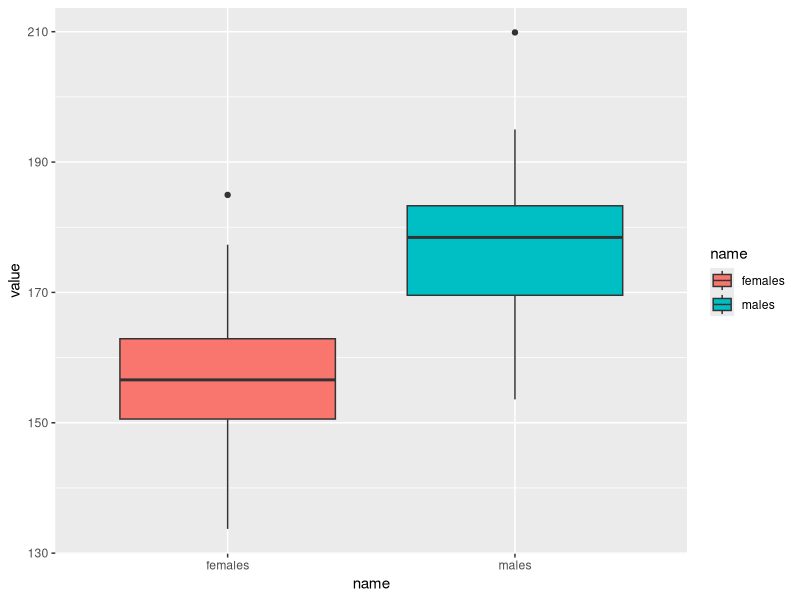
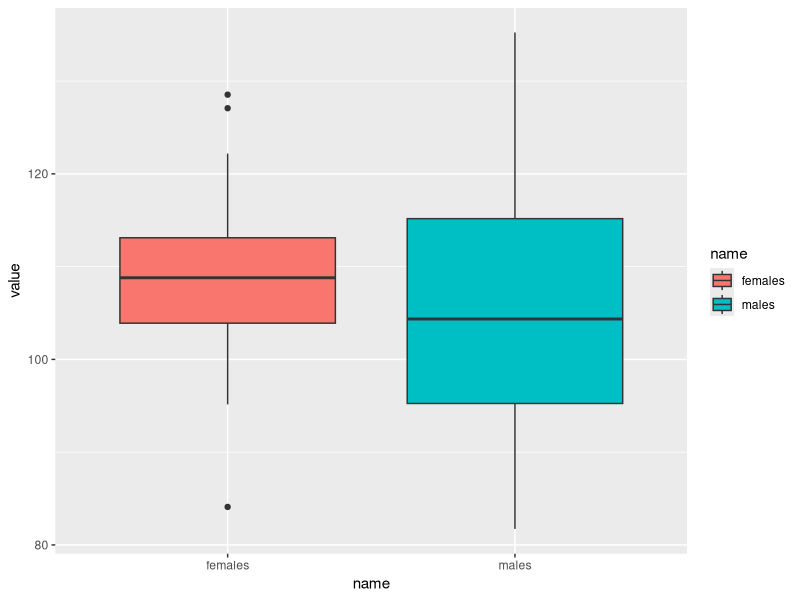
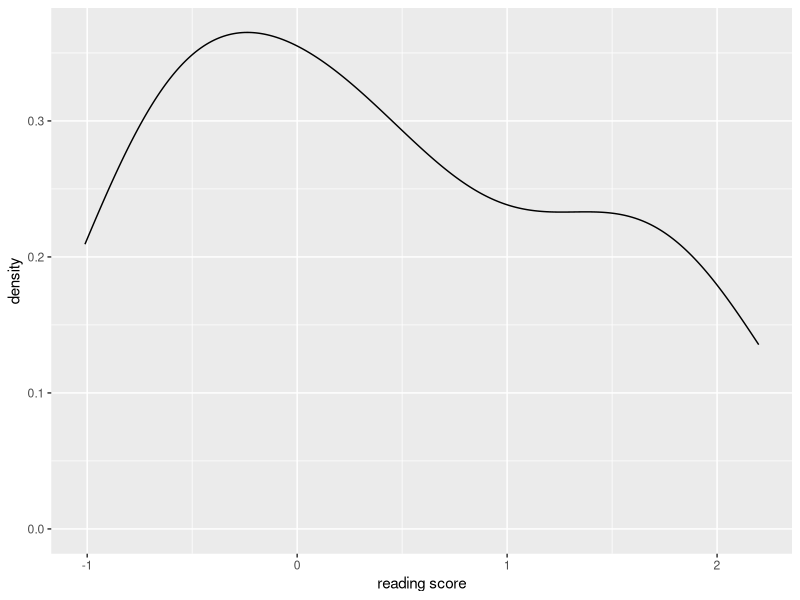
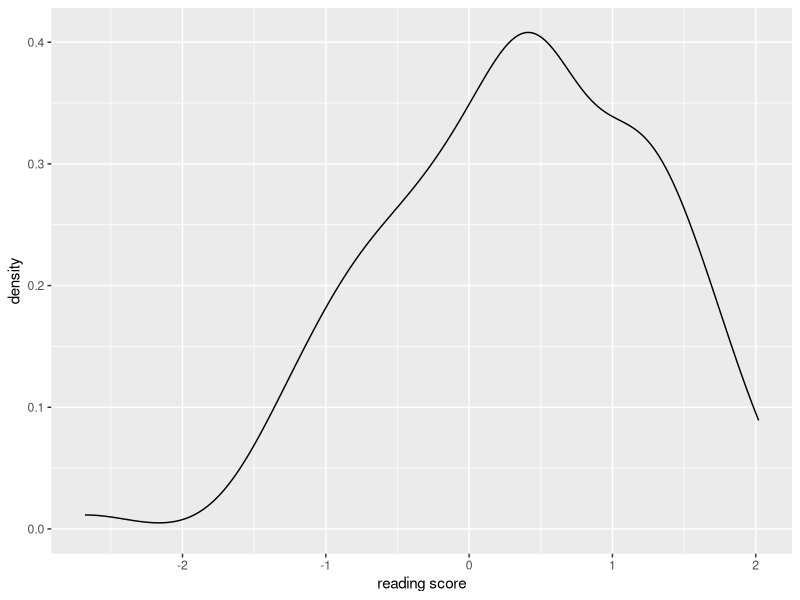
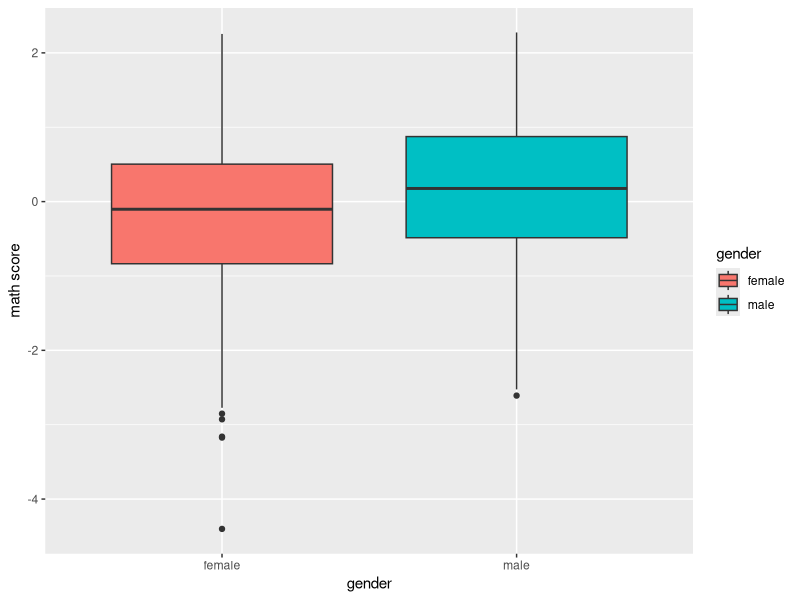

Write R code to recreate these figures, in order.
library(tidyverse)
library(rstatix)

###============= Comparing Means =============
data <- tibble(males = rnorm(30, mean=175, sd=15),
               females = rnorm(30, mean=160, sd=10))

summary(data)

data %>% pivot_longer(cols=colnames(data)) %>%
  ggplot(aes(name, value, fill = name)) +
  geom_boxplot()

t_val <- (mean(data$males) - mean(data$females)) /
  sqrt(sd(data$males)**2/nrow(data) + sd(data$females)**2/nrow(data)); t_val

t.test(data$males, data$females)

data <- tibble(males = rnorm(30, mean=108, sd=13),
               females = rnorm(30, mean=111, sd=10))

summary(data)
data %>% pivot_longer(cols=colnames(data)) %>%
  ggplot(aes(name, value, fill = name)) +
  geom_boxplot()


t.test(data$males, data$females)


data <- read_csv('StudentsPerformance_UPD.csv')
View(data)

table(data$`test preparation course`, data$lunch)
###============= Normality Tests =============
table(data$gender, data$`parental level of education`)

data %>% filter(gender == 'female',
                `parental level of education` == "master's degree") -> data_part_small

shapiro.test(data_part_small$`reading score`)

ggplot(data_part_small, aes(`reading score`)) +
  geom_density()

data %>% filter(gender == 'female',
                `parental level of education` == "associate's degree") -> data_part_large

ks.test(data_part_large$`reading score`, y='pnorm')

ggplot(data_part_large, aes(`reading score`)) +
  geom_density()

table(data$gender)

ks.test(data[data$gender =='female',]$`math score`, y='pnorm')
ks.test(data[data$gender =='male',]$`math score`, y='pnorm')

wilcox.test(data[data$gender =='female',]$`math score`,
            data[data$gender =='male',]$`math score`, 
            paired = FALSE)

ggplot(data, aes(gender, `math score`, fill = gender)) +
  geom_boxplot()

summary(data[data$gender=='male',]$IQ)
summary(data[data$gender=='female',]$IQ)

ks.test(data[data$gender=='male',]$IQ, 'pnorm')
ks.test(data[data$gender=='female',]$IQ, 'pnorm')

t.test(data[data$gender =='female',]$IQ,
       data[data$gender =='male',]$IQ,
       paired = FALSE)

ks.test(data[data$gender=='female',]$`writing score`, 'pnorm')
ks.test(data[data$gender=='female',]$`reading score`, 'pnorm')

wilcox.test(data[data$gender =='female',]$`writing score`,
            data[data$gender =='female',]$`reading score`,
            paired=TRUE)
